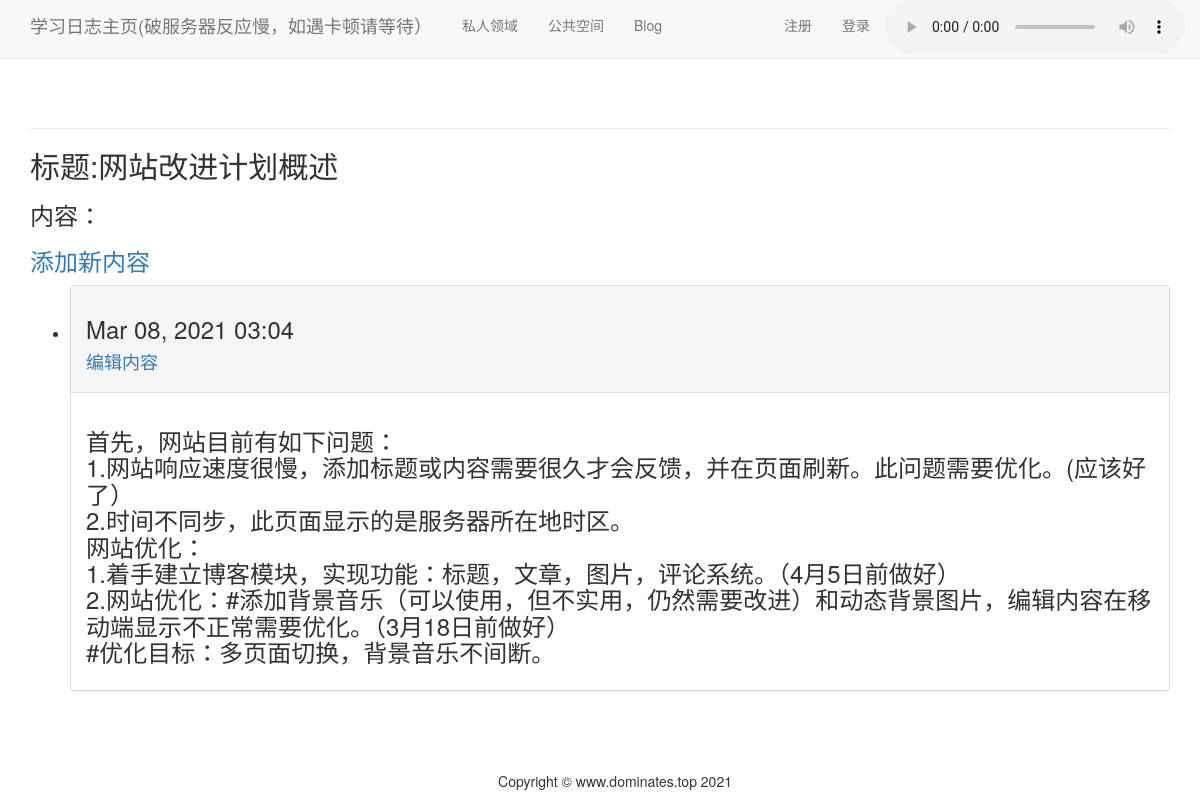
Screenshot of /square/titles/5/ with the database file from the repository.
### square/models.py (models this page shows, shortened)
class Title(models.Model):
    text = models.CharField(max_length=100)
    date_added = models.DateTimeField(auto_now_add=True)
    def __str__(self):
        return self.text

class Content(models.Model):
    title = models.ForeignKey(Title, on_delete=models.CASCADE)
    text = models.TextField()
    date_added = models.DateTimeField(auto_now_add=True)
    class Meta:
        verbose_name_plural = 'contents'

### square/views.py (the view)
# urls.py: url(r'^titles/(?P<title_id>\d+)/$', views.title, name='title'),
def title(request, title_id):
    title = Title.objects.get(id=title_id)
    contents = title.content_set.order_by('-date_added')
    context = {'title': title, 'contents': contents}
    return render(request, 'square/title.html', context)

### square/templates/square/title.html (shortened to what this page needs)
<!DOCTYPE html>
<html lang="en" xmlns="http://www.w3.org/1999/html">
<head>
</head>
<body>
{% extends 'learning_logs/base.html' %}
{% block content %}
  <p><h2>标题:{{title}}</h2></p>
  <p><h3>内容：</h3></p>
  <h3><a href="{% url 'square:new_content' title.id %}">添加新内容</a></h3>
  <ul>
      {% for content in contents %}
      <li>
          <div class="panel panel-default">
            <div class="panel-heading">
              <h3>
                <p>{{content.date_added|date:'M d, Y H:i'}}</p>
                <small>
                <h4><a href="{% url 'square:edit_content' content.id %}">编辑内容</a></h4>
                </small>
              </h3>
            </div>
            <div class="panel-body">
                <h3><p>{{content.text|linebreaks}}</p></h3>
            </div>
          </div>
      </li>
      {% empty %}
      <li>
          <h4><p>还没有添加内容呢！</p></h4>
      </li>
      {% endfor %}
  </ul>
{% endblock content %}

### rows the page displays
Title: text "网站改进计划概述"
Content: date_added "Mar 08, 2021 03:04", text "首先，网站目前有如下问题： 1.网站响应速度很慢，添加标题或内容需要很久才会反馈，并在页面刷新。此问题需要优化。(应该好了） 2.时间不同步，此页面显示的是服务器所在地时区。 网站优化： 1.着手建立博客模块，实现功能：标题，文章，图片，评论系统。（4月5日前做好） 2.网站优化：#添加背景音乐（可以使用，但不实用，仍然需要改进）和动态背景图片，编辑内容在移动端显示不正常需要优化。（3月18日前做好） #优化目标：多页面切换，背景音乐不间断。"
